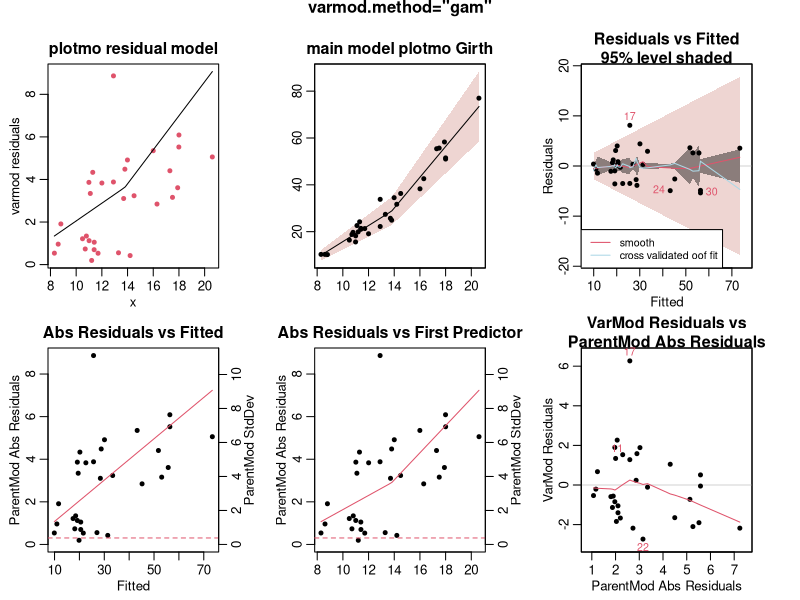
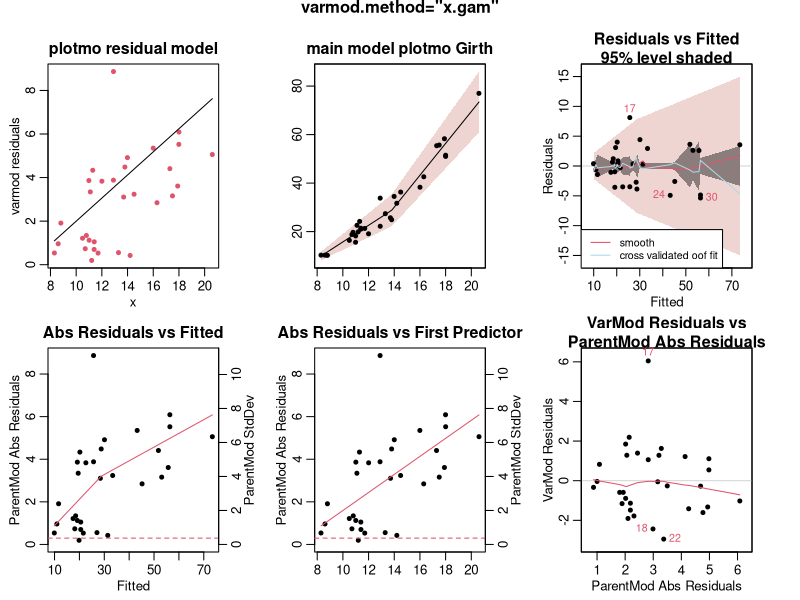

Generate these figures, in order, with R:
# test.varmmod.mgcv.R
# mgcv has to be tested separately because of clashes between library(gam) and library(mgcv)
# Stephen Milborrow Apr 2015 Berea

library(earth)
set.seed(2016)
options(warn=2)

printf <- function(format, ...) cat(sprintf(format, ...)) # like c printf

expect.err <- function(obj) # test that we got an error as expected from a try() call
{
    if(class(obj)[1] == "try-error")
        cat("Got error as expected\n")
    else
        stop("did not get expected error")
}
printh <- function(caption)
    cat("===", caption, "\n", sep="")

CAPTION <- NULL

multifigure <- function(caption, nrow=3, ncol=3)
{
    CAPTION <<- caption
    printh(caption)
    par(mfrow=c(nrow, ncol))
    par(cex = 0.8)
    par(mar = c(3, 3, 5, 0.5)) # small margins but space for right hand axis
    par(mgp = c(1.6, 0.6, 0))  # flatten axis elements
    oma <- par("oma") # make space for caption
    oma[3] <- 2
    par(oma=oma)
}
do.caption <- function() # must be called _after_ first plot on new page
    mtext(CAPTION, outer=TRUE, font=2, line=1, cex=1)
if(!interactive())
    postscript(paper="letter")
old.par <- par(no.readonly=TRUE)

library(mgcv)

for(varmod.method in c("gam", "x.gam")) {

    multifigure(sprintf("varmod.method=\"%s\"", varmod.method), 2, 3)
    par(mar = c(3, 3, 2, 3)) # space for right margin axis

    set.seed(6)
    earth.mod <- earth(Volume~Girth, data=trees, nfold=3, ncross=3,
                       varmod.method=varmod.method,
                       trace=if(varmod.method %in% c("const", "lm", "power")) .3 else 0)
    printh(sprintf("varmod.method %s: summary(earth.mod)", varmod.method))
    printh("summary(earth.mod)")
    print(summary(earth.mod))

    # summary(mgcv) prints environment as hex address which messes up the diffs
    printh("skipping summary(mgcv::gam) etc.\n")

    printh(sprintf("varmod.method %s: predict(earth.mod, interval=\"pint\")", varmod.method))
    pints <- predict(earth.mod, interval="pint")
    print(pints)

    plotmo(earth.mod$varmod, do.par=FALSE, col.response=2, clip=FALSE,
           main="plotmo residual model",
           xlab="x", ylab="varmod residuals")

    plotmo(earth.mod, level=.90, do.par=FALSE, col.response=1, clip=FALSE,
           main="main model plotmo Girth")
    do.caption()

    plot(earth.mod, which=3, do.par=FALSE, level=.95)

    # plot.varmod
    plot(earth.mod$varmod, do.par=FALSE, which=1:3, info=(varmod.method=="earth"))
}
par(old.par)

if(!interactive()) {
    dev.off()         # finish postscript plot
    q(runLast=FALSE)  # needed else R prints the time on exit (R2.5 and higher) which messes up the diffs
}
